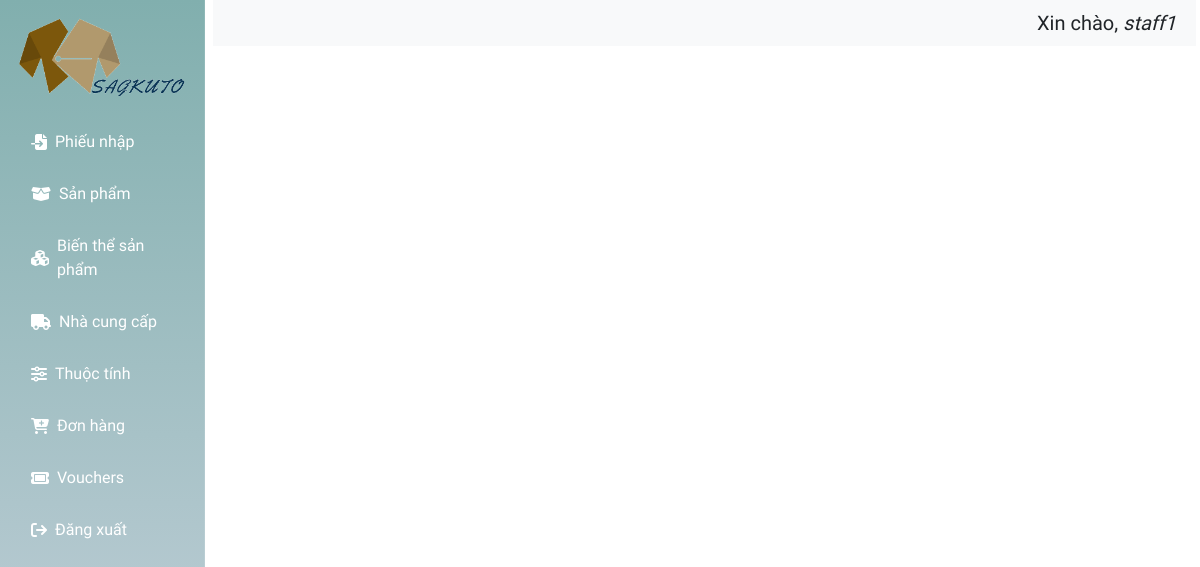
/admin/index.php (signed in), run on an earlier commit of the app's database.
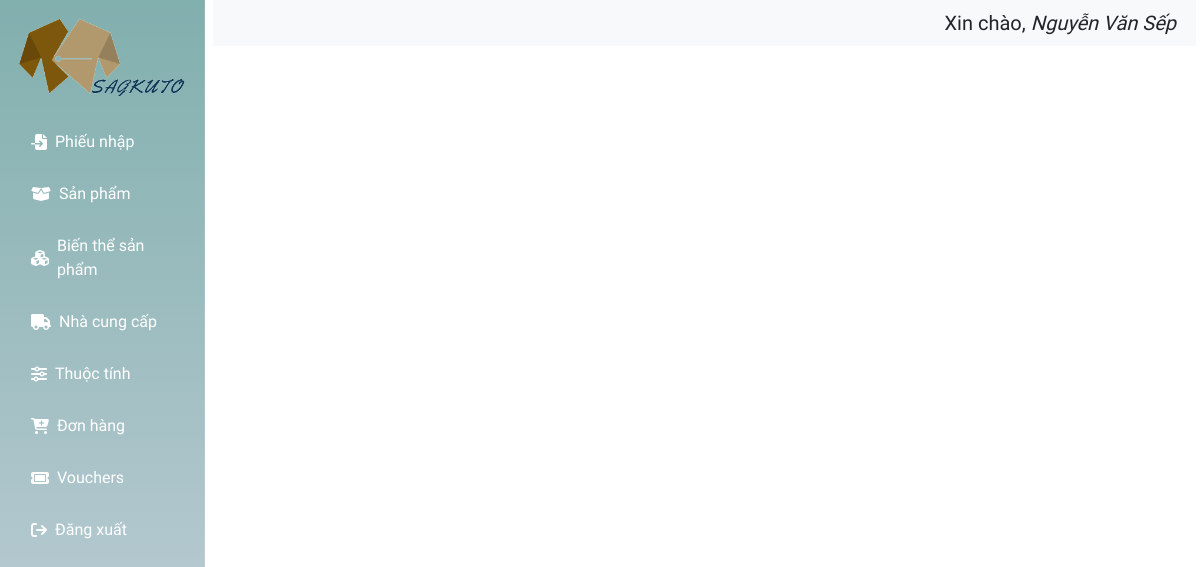
And on a later commit of the database.
### tables this page shows
CREATE TABLE `users` (
  `user_id` int(11) NOT NULL,
  `name` varchar(100) NOT NULL,
  `password` varchar(255) NOT NULL,
  `email` varchar(100) DEFAULT NULL,
  `phone` varchar(20) DEFAULT NULL,
  `role_id` int(11) DEFAULT NULL,
  `status` tinyint(4) DEFAULT 1,
  `otp` varchar(6) DEFAULT NULL,
  `otp_expired_at` datetime DEFAULT NULL
);

### database/DBConnection.php (called while the page is built, shortened)
<?php
class DBConnect
{
    private static $instance = null;
    private $pdo;
    private $host = 'localhost';
    private $dbname = 'db_web_quanao';
    private $username = 'root';
    private $password = '';
    private function __construct()
    {
        try {
            $this->pdo = new PDO(
                "mysql:host={$this->host};dbname={$this->dbname};charset=utf8",
                $this->username,
                $this->password
            );
            $this->pdo->setAttribute(PDO::ATTR_ERRMODE, PDO::ERRMODE_EXCEPTION);
            $this->pdo->setAttribute(PDO::ATTR_DEFAULT_FETCH_MODE, PDO::FETCH_ASSOC);
        } catch (PDOException $e) {
            die("Kết nối thất bại: " . $e->getMessage());
        }
    }
    public static function getInstance()
    {
        if (self::$instance === null) {
            self::$instance = new DBConnect();
        }
        return self::$instance;
    }
    public function select($sql, $params = [])
    {
        $stmt = $this->pdo->prepare($sql);
        $stmt->execute($params);
        return $stmt->fetchAll();
    }
}

### admin/ajax/permission_helper.php (called while the page is built, shortened)
<?php
function hasPermission($permission_name, $action = 'read') {
    $role_id = $_SESSION['role_id'] ?? null;
    $db = DBConnect::getInstance();
    $query = "
        SELECT 1 FROM role_permission_details rpd
        JOIN permissions p ON rpd.permission_id = p.permission_id
        WHERE rpd.role_id = ? AND p.name = ? AND rpd.action = ?
        LIMIT 1
    ";
    $result = $db->select($query, [$role_id, $permission_name, $action]);
    return !empty($result);
}

### admin/index.php (the view, shortened to what this page needs)
<?php
require_once __DIR__ . '/ajax/permission_helper.php';
?>
<!DOCTYPE html>
<html lang="en">
<head>
    <link href="https://cdn.jsdelivr.net/npm/bootstrap@5.3.5/dist/css/bootstrap.min.css" rel="stylesheet">
    <link rel="stylesheet" href="https://cdnjs.cloudflare.com/ajax/libs/font-awesome/6.7.2/css/all.min.css" />
    <link rel="stylesheet" href="./assets/css/sanpham.css">
    <link href="https://cdn.jsdelivr.net/npm/select2@4.1.0-rc.0/dist/css/select2.min.css" rel="stylesheet" />
    <link rel="stylesheet" href="https://cdn.jsdelivr.net/npm/sweetalert2@11/dist/sweetalert2.min.css">
    <link rel="stylesheet" href="../assets/fonts/font.css">
</head>
<body>
    <section class="d-flex position-relative">
        <?php
        $user_id = $_SESSION['admin_id'] ?? null;
        if ($user_id) {
            require_once(__DIR__ . '../../database/DBConnection.php');
            $db = DBConnect::getInstance();
            $stmt = $db->select("SELECT name FROM users WHERE user_id = ?", [$user_id]);
            if ($stmt) {
                $name = $stmt[0]['name'];
            } else {
                $name = "Không tìm thấy người dùng";
            }
        } else {
            $name = "Chưa đăng nhập";
        }
        $currentPage = $_GET['page'] ?? '';
        ?>
        <nav class="nav-left text-white p-3">
            <div class="text-center mb-4">
                <img src="../../assets/img/logo_favicon/logo.png" alt="logo" class="img-fluid" style="height:80px; width:100%;">
            </div>
            <ul class="nav flex-column">
                <?php if (hasPermission('Quản lý đơn nhập')): ?>
                    <li class="nav-item mb-2">
                        <a class="nav-link text-white d-flex align-items-center gap-2 <?= $currentPage === 'phieunhap' ? 'active' : '' ?>" href="index.php?page=phieunhap&pageadmin=1">
                            <i class="fa-solid fa-file-import"></i> <span>Phiếu nhập</span>
                        </a>
                    </li>
                <?php endif; ?>
                <?php if (hasPermission('Quản lý sản phẩm')): ?>
                    <li class="nav-item mb-2">
                        <a class="nav-link text-white d-flex align-items-center gap-2 <?= $currentPage === 'sanpham' ? 'active' : '' ?>" href="index.php?page=sanpham&pageadmin=1">
                            <i class="fa-solid fa-box-open"></i> <span>Sản phẩm</span>
                        </a>
                    </li>
                <?php endif; ?>
                <?php if (hasPermission('Quản lý sản phẩm')): ?>
                    <li class="nav-item mb-2">
                        <a class="nav-link text-white d-flex align-items-center gap-2 <?= $currentPage === 'bienthe' ? 'active' : '' ?>" href="index.php?page=bienthe&pageadmin=1">
                            <i class="fa-solid fa-cubes"></i> <span>Biến thể sản phẩm</span>
                        </a>
                    </li>
                <?php endif; ?>
                <?php if (hasPermission('Quản lý nhà cung cấp')): ?>
                    <li class="nav-item mb-2">
                        <a class="nav-link text-white d-flex align-items-center gap-2 <?= $currentPage === 'nhacungcap' ? 'active' : '' ?>" href="index.php?page=nhacungcap&pageadmin=1">
                            <i class="fas fa-truck"></i> <span>Nhà cung cấp</span>
                        </a>
                    </li>
                <?php endif; ?>
                <?php if (hasPermission('Quản lý thuộc tính')): ?>
                    <li class="nav-item mb-2">
                        <a class="nav-link text-white d-flex align-items-center gap-2 <?= $currentPage === 'thuoctinh' ? 'active' : '' ?>" href="index.php?page=thuoctinh&pageadmin=1">
                            <i class="fas fa-sliders-h"></i> <span>Thuộc tính</span>
                        </a>
                    </li>
                <?php endif; ?>
                <?php if (hasPermission('Quản lý đơn hàng')): ?>
                    <li class="nav-item mb-2">
                        <a class="nav-link text-white d-flex align-items-center gap-2 <?= $currentPage === 'donhang' ? 'active' : '' ?>" href="index.php?page=donhang&pageadmin=1">
                            <i class="fa fa-cart-plus"></i> <span>Đơn hàng</span>
                        </a>
                    </li>
                <?php endif; ?>
                <?php if (hasPermission('Quản lý thuộc tính')): ?>
                    <li class="nav-item mb-2">
                        <a class="nav-link text-white d-flex align-items-center gap-2 <?= $currentPage === 'vouchers' ? 'active' : '' ?>" href="index.php?page=vouchers&pageadmin=1">
                            <i class="fa-solid fa-ticket"></i> <span>Vouchers</span>
                        </a>
                    </li>
                <?php endif; ?>
                <li class="nav-item mb-2">
                    <a class="nav-link text-white d-flex align-items-center gap-2" href="index.php?action=logout">
                        <i class="fa-solid fa-sign-out"></i> <span>Đăng xuất</span>
                    </a>
                </li>
            </ul>
        </nav>
        <div class="quanlysp flex-fill me-3">
            <div class="infouser row p-2" style="background-color: #f8f9fa;">
                <div class="col-md text-end">
                    <p class="mb-0 fs-5">Xin chào, <i><?= htmlspecialchars($name) ?></i></p>
                </div>
            </div>
        </div>
    </section>
    <link href="https://cdn.jsdelivr.net/npm/select2@4.1.0-rc.0/dist/css/select2.min.css" rel="stylesheet" />
</body>
</html>

### admin/assets/css/sanpham.css (style rules this page uses)
.nav-left { position: fixed; top: 0; left: 0; width: 205px; height: 100vh; background-color: #f8f9fa; z-index: 1000; overflow-y: auto; border-right: 1px solid #dee2e6; }
.quanlysp { margin-left: 225px; }
.nav-left { height: 100vh; background: linear-gradient(180deg, #81afae, #c7d2dc); color: white; border-right: 1px solid rgba(255, 255, 255, 0.1); }
.nav-left .nav-link { font-size: 16px; padding: 10px 15px; border-radius: 8px; transition: background-color 0.2s, transform 0.2s; }

What changed in the data, as far as the page shows it:
changed users: name "staff1" → "Nguyễn Văn Sếp"
